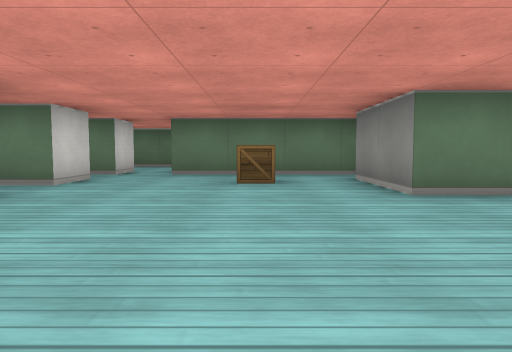
[1] (above)

16 first-person views from a walk through a cub3D ray-caster map. The camera is about half as high as the walls, tilts 4° down and sees 70° across. The floor is counted in squares. Each view is taken from the middle of a square. On the plan, view 1 faces up. The plan holds only what a view shows up to about 9 squares ahead; the rest is blank.

[2]
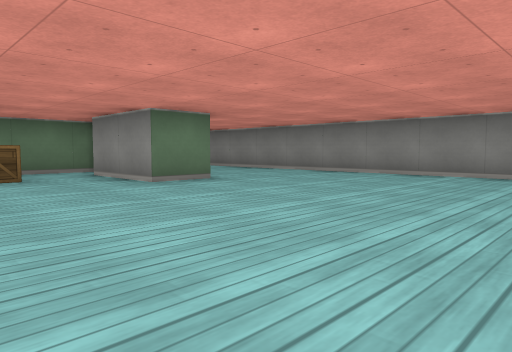

[3]
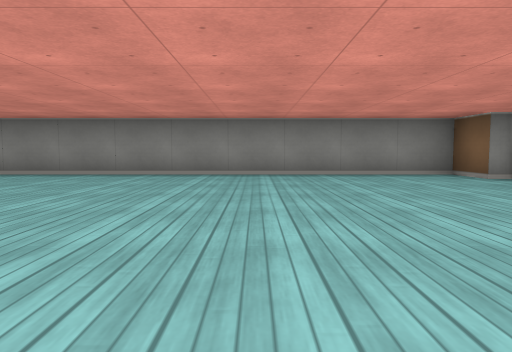

[4]
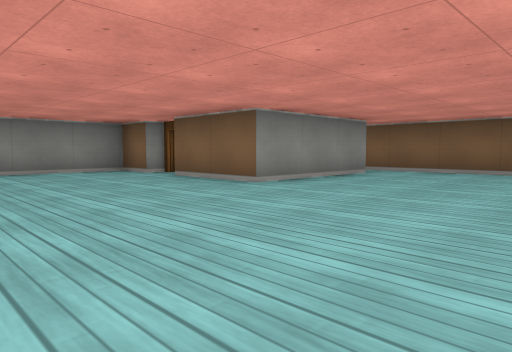

[5]
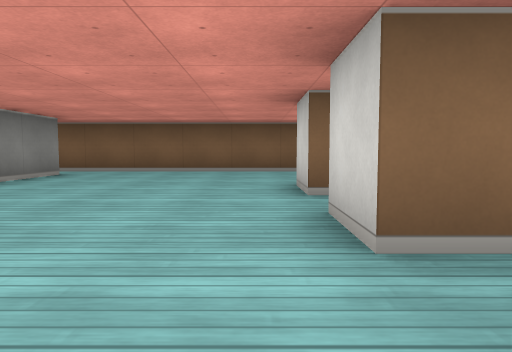

[6]
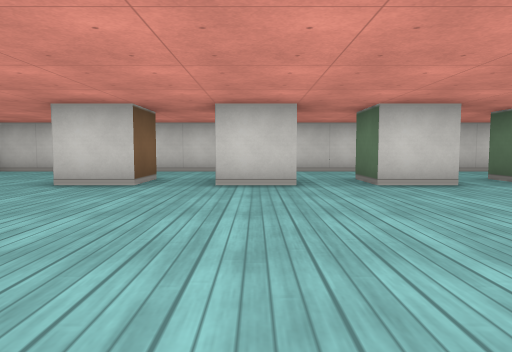

[7]
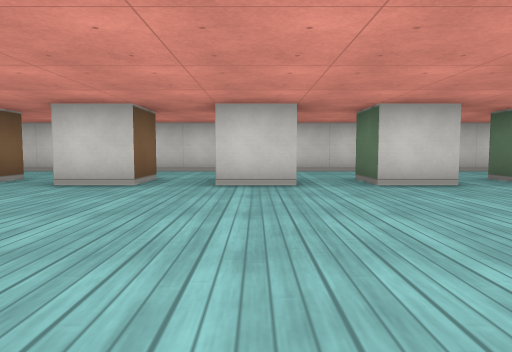

[8]
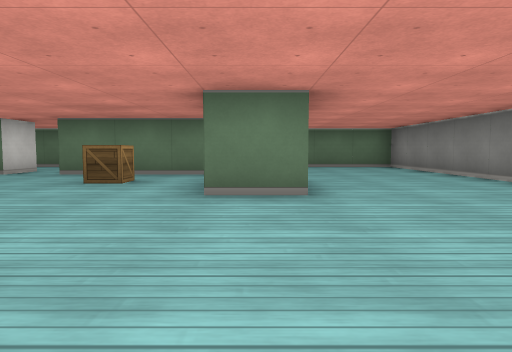

[9]
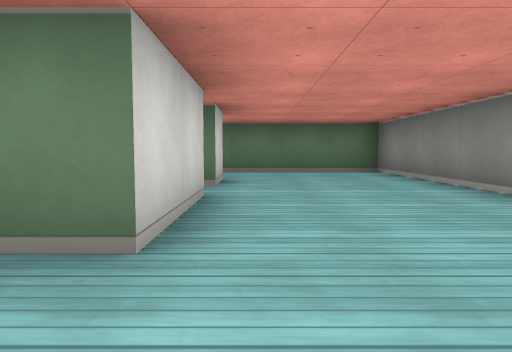

[10]
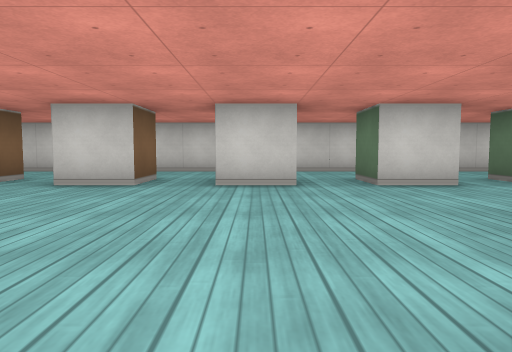

[11]
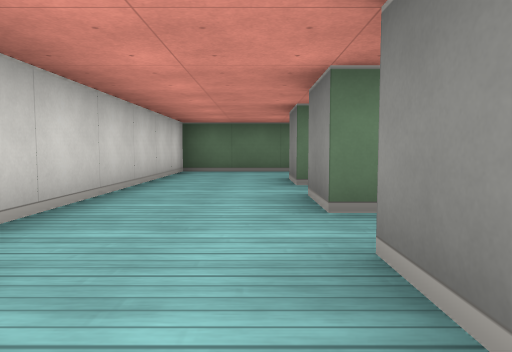

[12]
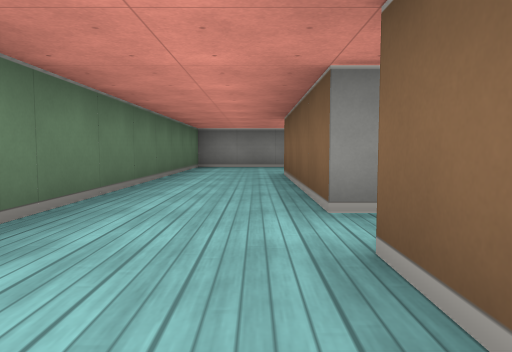

[13]
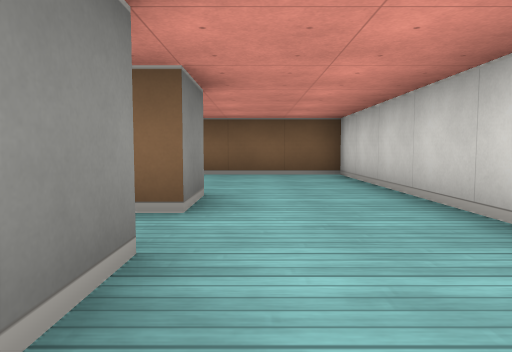

[14]
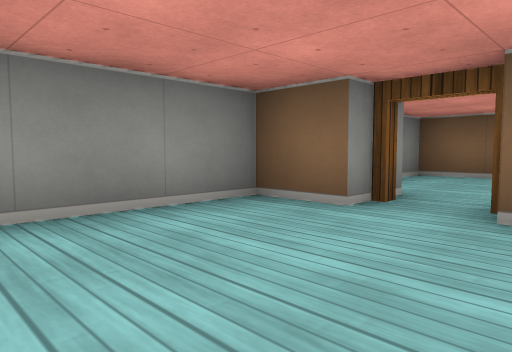

[15]
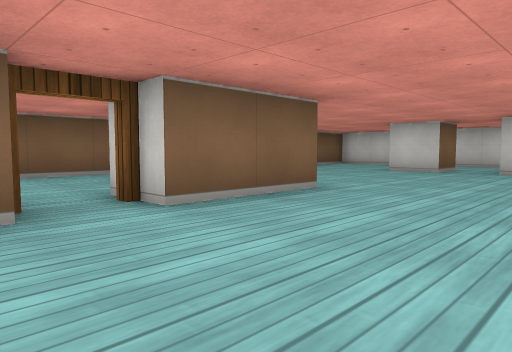

[16]
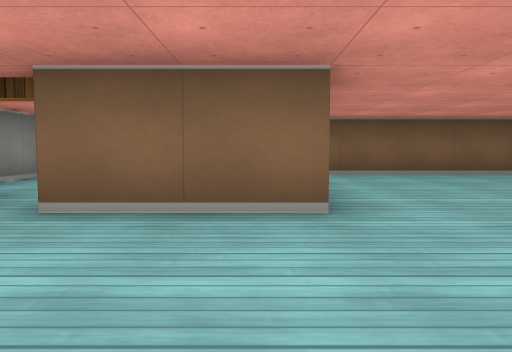

### Floor plan
Points are (right, up) in squares from view 1. A wall is a line through its corners. A room is listed if a view was taken in it or the views show most of it. See-through windows are left out.
Room 1 (views 1, 2, 3, 4, 5, 6, 7, 8, 9, 10, 11, 12, 13, 14, 15, 16)
walls: (-2.5, -0.4) (-2.5, -1.5) (-3.5, -1.5); (-3, 2.5) (-3.5, 2.5) (-3.5, 3.5); (-3.5, 1.5) (-2.5, 1.5) (-2.5, 0.5) (-3.5, 0.5); (-2.5, 3.5) (-2.5, 2.5); (-3.5, -0.5) (-2.9, -0.5); (2.5, 5.5) (2.5, 3.5) (1.5, 3.5) (1.5, 5.5); (-2.5, 5.6) (-2.5, 4.5) (-3.5, 4.5) (-3.5, 5.5); (-3.5, -3.5) (-3.5, -2.5) (-2.5, -2.5) (-2.5, -3.5); (-2.5, 6.5) (-3.5, 6.5) (-3.5, 7.5) (-2.5, 7.5) (-2.5, 6.5); (-1.5, 7.5) (2.5, 7.5) (2.5, 6.5) (-1.5, 6.5); (4.5, -4.5) (5.5, -4.5) (5.5, 9.5) (-5.5, 9.5) (-5.5, -8.5) (2.5, -8.5); (-3.5, -5.5) (-3.5, -4.5) (-2.5, -4.5) (-2.5, -5.5); (1.5, -7.6) (1.5, -4.5) (3.5, -4.5)
ways out: opening at (2, -8) to room 2; open door at (4, -5) to room 2; open door at (2, 6)
objects: crate (0, 5)
Room 2 (no view inside)
walls: (2.5, -8.5) (5.5, -8.5) (5.5, -6.9)
ways out: opening at (2, -8) to room 1; open door at (4, -5) to room 1

Where each view was taken, in squares from view 1:
view 1: 0 up, 0 right, facing up
view 2: 1 down, 1 left, facing up-right
view 3: 1 down, 1 left, facing right
view 4: 1 down, 2 left, facing down-right
view 5: 1 down, 2 left, facing down
view 6: 3 down, 2 right, facing left
view 7: 1 down, 2 right, facing left
view 8: 0 up, 2 right, facing up
view 9: 2 up, 3 right, facing up
view 10: 3 up, 2 right, facing left
view 11: 2 up, 4 left, facing up
view 12: 8 up, 4 left, facing right
view 13: 2 down, 4 left, facing down
view 14: 2 down, 3 right, facing down-right
view 15: 2 down, 5 right, facing down-left
view 16: 2 down, 2 right, facing down
